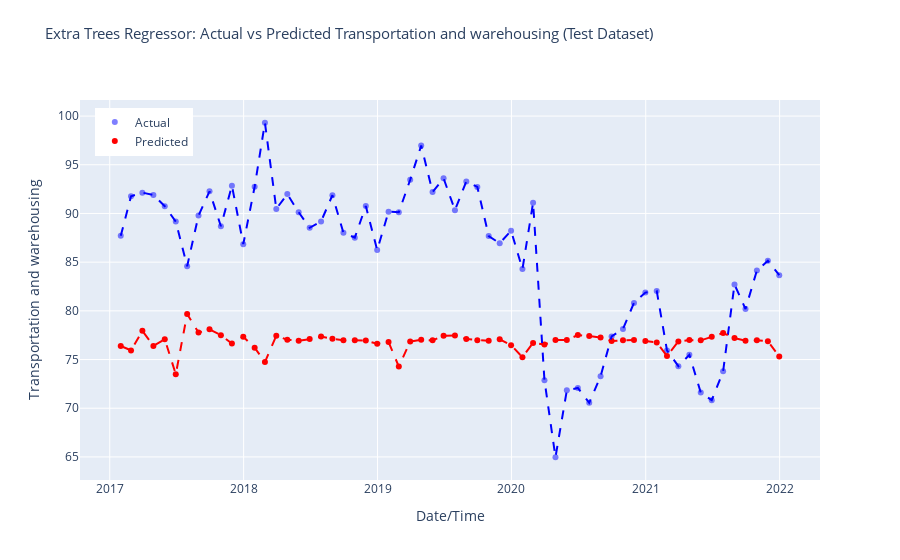

The notebook cell saved with this chart:
### Code cell
# Make predictions on the test dataset
predictions = pycr.predict_model(model_tuned, data = test_data)

r2 = r2_score(predictions['Transportation and warehousing'], predictions['prediction_label'])
print('R-squared (R2) Score:', r2)

# Sort predictions DataFrame by index
predictions.sort_index(inplace=True)

# Create Plotly figure
fig = make_subplots(rows=1, cols=1, shared_xaxes=True, shared_yaxes=True)

# Add scatter plot for actual values
fig.add_trace(go.Scatter(x=predictions.index, y=predictions['Transportation and warehousing'],
                         mode='markers', marker=dict(color='blue', opacity=0.5),
                         name='Actual'), row=1, col=1)

# Add scatter plot for predicted values
fig.add_trace(go.Scatter(x=predictions.index, y=predictions['prediction_label'],
                         mode='markers', marker=dict(color='red'),
                         name='Predicted'), row=1, col=1)

# Add lines for sorted actual values
fig.add_trace(go.Scatter(x=predictions.index, y=predictions['Transportation and warehousing'].sort_index(),
                         mode='lines', line=dict(color='blue', dash='dash'),
                         showlegend=False), row=1, col=1)

# Add lines for sorted predicted values
fig.add_trace(go.Scatter(x=predictions.index, y=predictions['prediction_label'].sort_index(),
                         mode='lines', line=dict(color='red', dash='dash'),
                         showlegend=False), row=1, col=1)

fig.update_layout(title_text='Extra Trees Regressor: Actual vs Predicted Transportation and warehousing (Test Dataset)',
                  title_font_size=15, title_y=0.95, 
                  xaxis_title='Date/Time', yaxis_title='Transportation and warehousing',
                  legend=dict(x=0.02, y=0.98),
                  grid=dict(rows=1, columns=1, ygap=0.2))

# Show interactive plot
fig.show()
